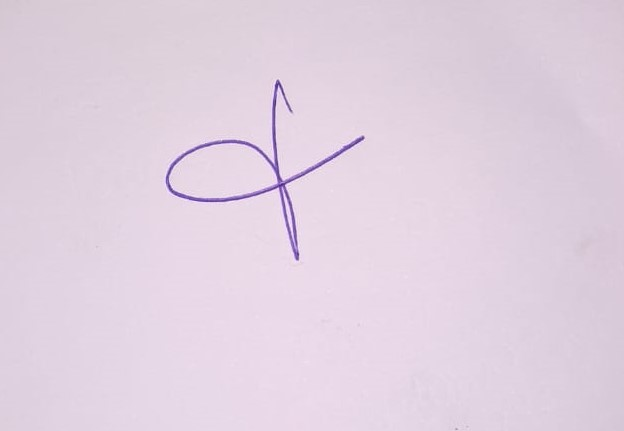
#> input picture img/assPai.jpg, 624 x 431 px
$ python example.py
#> lines starting #> are read from the running program, lines starting #| are printed output that depends on the picture; after the words box and inside, x2 and y2 are one past the last pixel; in counts of white or black regions, pixels touching at a corner belong together
import numpy as np
import cv2
import matplotlib.pyplot as plt


def apply_threshold(img_array, threshold):
#> called with threshold = 210
    threshold_applied = []
    for row in img_array:
        threshold_applied.append([])
        for pixel in row:
            if pixel > threshold:
                threshold_applied[len(threshold_applied) -
                                  1].append([255, 255, 255])
            else:
                threshold_applied[len(threshold_applied)-1].append([0, 0, 0])
#> after the loop, threshold_applied = 431 items
    new_img = np.array(threshold_applied, np.uint8)
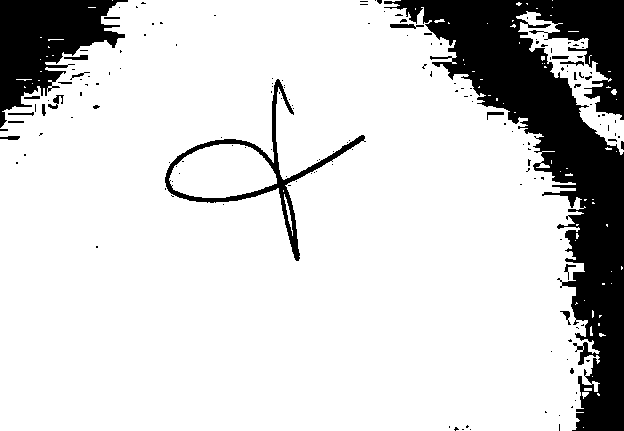
#> new_img: shape (431, 624, 3); 83% white; 163 black regions (143 under 20 px), largest, box (x1, y1, x2, y2) and area: (384, 0, 624, 431) 33158, (0, 0, 128, 128) 8252, (165, 79, 366, 261) 2831
    cv2.imwrite(str(threshold)+".jpg", new_img)


img = cv2.imread("img/assPai.jpg", 0)
apply_threshold(img, 210)
